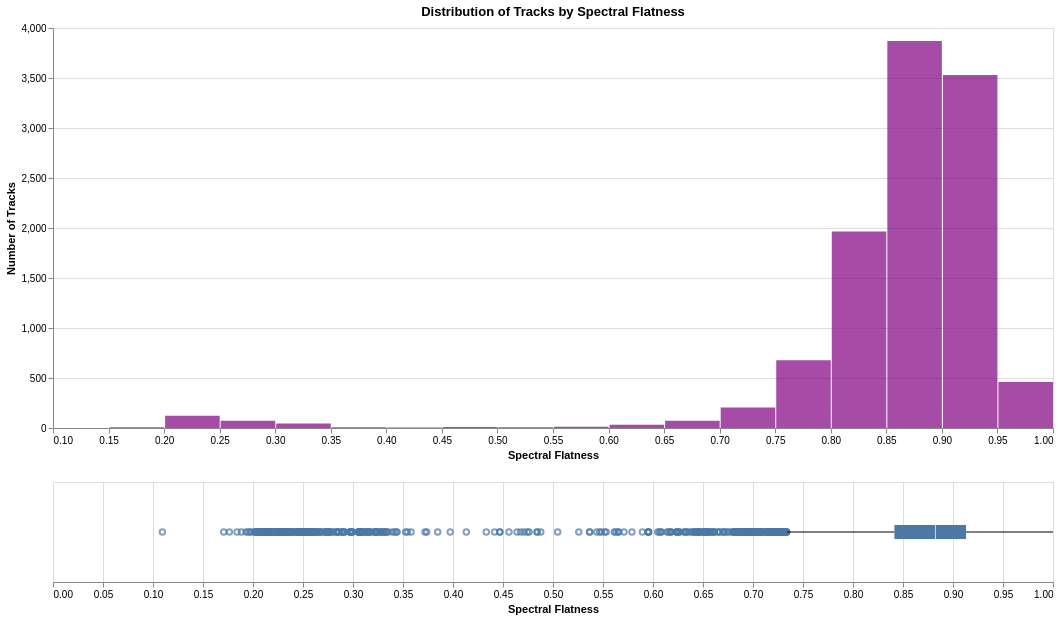

This figure's notebook cell:
### Markdown cell above
### flatness

### Code cell
analyze_distribution(df_tracks, 'flatness', 'flatness', 'purple')

### Figure 1 — Vega specification as saved in the notebook (floating-point values rounded to 4 significant figures; data arrays with more than 128 entries replaced by an {"elided": "..."} marker saying what was removed)
{"$schema": "https://vega.github.io/schema/vega/v5.json", "data": [{"name": "source_0"}, {"name": "data_0", "values": [{"__count": 1964, "bin_maxbins_40_flatness": 0.8, "bin_maxbins_40_flatness_end": 0.85}, {"__count": 72, "bin_maxbins_40_flatness": 0.65, "bin_maxbins_40_flatness_end": 0.7}, {"__count": 677, "bin_maxbins_40_flatness": 0.75, "bin_maxbins_40_flatness_end": 0.8}, {"__count": 3870, "bin_maxbins_40_flatness": 0.85, "bin_maxbins_40_flatness_end": 0.9}, {"__count": 3529, "bin_maxbins_40_flatness": 0.9, "bin_maxbins_40_flatness_end": 0.95}, {"__count": 33, "bin_maxbins_40_flatness": 0.6, "bin_maxbins_40_flatness_end": 0.65}, {"__count": 206, "bin_maxbins_40_flatness": 0.7, "bin_maxbins_40_flatness_end": 0.75}, {"__count": 72, "bin_maxbins_40_flatness": 0.25, "bin_maxbins_40_flatness_end": 0.3}, {"__count": 9, "bin_maxbins_40_flatness": 0.45, "bin_maxbins_40_flatness_end": 0.5}, {"__count": 461, "bin_maxbins_40_flatness": 0.95, "bin_maxbins_40_flatness_end": 1.0}, {"__count": 122, "bin_maxbins_40_flatness": 0.2, "bin_maxbins_40_flatness_end": 0.25}, {"__count": 13, "bin_maxbins_40_flatness": 0.55, "bin_maxbins_40_flatness_end": 0.6}, {"__count": 5, "bin_maxbins_40_flatness": 0.4, "bin_maxbins_40_flatness_end": 0.45}, {"__count": 46, "bin_maxbins_40_flatness": 0.3, "bin_maxbins_40_flatness_end": 0.35}, {"__count": 8, "bin_maxbins_40_flatness": 0.15, "bin_maxbins_40_flatness_end": 0.2}, {"__count": 7, "bin_maxbins_40_flatness": 0.5, "bin_maxbins_40_flatness_end": 0.55}, {"__count": 7, "bin_maxbins_40_flatness": 0.35, "bin_maxbins_40_flatness_end": 0.4}, {"__count": 1, "bin_maxbins_40_flatness": 0.1, "bin_maxbins_40_flatness_end": 0.15}]}, {"name": "data_1"}, {"name": "data_2", "values": {"elided": "507 records"}}, {"name": "data_3"}, {"name": "data_4", "values": [{"lower_box_flatness": 0.8414, "lower_whisker_flatness": 0.7342, "max_flatness": 1.0}]}, {"name": "data_5", "values": [{"max_flatness": 1.0, "upper_box_flatness": 0.9131, "upper_whisker_flatness": 1.0}]}, {"name": "data_6"}, {"name": "data_7", "values": [{"lower_box_flatness": 0.8414, "max_flatness": 1.0, "upper_box_flatness": 0.9131}]}, {"name": "data_8", "values": [{"lower_box_flatness": 0.8414, "max_flatness": 1.0, "mid_box_flatness": 0.8824, "upper_box_flatness": 0.9131}]}, {"name": "data_0_concat_0_y_domain___count", "values": [{"min": 1, "max": 3870}]}], "signals": [{"name": "concat_0_bin_maxbins_40_flatness_bins", "value": {"fields": ["flatness"], "fname": "bin_flatness", "start": 0.1, "step": 0.05, "stop": 1.0}}, {"name": "concat_0_height", "value": 400}, {"name": "concat_1_height", "value": 100}], "marks": [{"type": "group", "name": "concat_0_group", "encode": {"update": {"width": {"signal": "width"}, "height": {"signal": "concat_0_height"}}}, "marks": [{"type": "rect", "name": "concat_0_marks", "from": {"data": "data_0"}, "encode": {"update": {"tooltip": {"signal": "{\"Spectral Flatness\": !isValid(datum[\"bin_maxbins_40_flatness\"]) || !isFinite(+datum[\"bin_maxbins_40_flatness\"]) ? \"null\" : format(datum[\"bin_maxbins_40_flatness\"], \"\") + \" – \" + format(datum[\"bin_maxbins_40_flatness_end\"], \"\"), \"Number of Tracks\": format(datum[\"__count\"], \"\")}"}, "fill": {"value": "purple"}, "x2": {"field": "bin_maxbins_40_flatness", "scale": "concat_0_x", "offset": {"signal": "0.5 + (abs(scale(\"concat_0_x\", datum[\"bin_maxbins_40_flatness_end\"]) - scale(\"concat_0_x\", datum[\"bin_maxbins_40_flatness\"])) < 0.25 ? -0.5 * (0.25 - (abs(scale(\"concat_0_x\", datum[\"bin_maxbins_40_flatness_end\"]) - scale(\"concat_0_x\", datum[\"bin_maxbins_40_flatness\"])))) : 0.5)"}}, "x": {"field": "bin_maxbins_40_flatness_end", "scale": "concat_0_x", "offset": {"signal": "0.5 + (abs(scale(\"concat_0_x\", datum[\"bin_maxbins_40_flatness_end\"]) - scale(\"concat_0_x\", datum[\"bin_maxbins_40_flatness\"])) < 0.25 ? 0.5 * (0.25 - (abs(scale(\"concat_0_x\", datum[\"bin_maxbins_40_flatness_end\"]) - scale(\"concat_0_x\", datum[\"bin_maxbins_40_flatness\"])))) : -0.5)"}}, "y": {"field": "__count", "scale": "concat_0_y"}, "opacity": {"value": 0.7}, "y2": {"value": 0, "scale": "concat_0_y"}}}, "style": ["bar"]}], "axes": [{"scale": "concat_0_y", "maxExtent": 0, "minExtent": 0, "ticks": false, "orient": "left", "zindex": 0, "domain": false, "gridScale": "concat_0_x", "tickCount": {"signal": "ceil(concat_0_height/40)"}, "aria": false, "labels": false, "grid": true}, {"scale": "concat_0_x", "tickCount": {"signal": "ceil(width/10)"}, "zindex": 0, "labelOverlap": true, "grid": false, "title": "Spectral Flatness", "orient": "bottom", "labelFlush": true}, {"scale": "concat_0_y", "orient": "left", "grid": false, "tickCount": {"signal": "ceil(concat_0_height/40)"}, "labelOverlap": true, "zindex": 0, "title": "Number of Tracks"}], "title": {"text": "Distribution of Tracks by Spectral Flatness", "frame": "group"}, "style": "cell"}, {"type": "group", "name": "concat_1_group", "encode": {"update": {"height": {"signal": "concat_1_height"}, "width": {"signal": "width"}}}, "signals": [{"name": "height", "update": "concat_1_height"}], "marks": [{"type": "symbol", "name": "concat_1_layer_0_layer_0_marks", "from": {"data": "data_2"}, "encode": {"update": {"opacity": {"value": 0.7}, "fill": {"value": "transparent"}, "x": {"field": "flatness", "scale": "concat_1_x"}, "y": {"signal": "concat_1_height", "mult": 0.5}, "stroke": {"value": "#4c78a8"}}}, "style": ["point", "boxplot-outliers"]}, {"type": "rule", "name": "concat_1_layer_0_layer_1_layer_0_marks", "from": {"data": "data_4"}, "encode": {"update": {"tooltip": {"signal": "format(datum[\"max_flatness\"], \"\")"}, "x": {"field": "lower_whisker_flatness", "scale": "concat_1_x"}, "stroke": {"value": "black"}, "y": {"signal": "concat_1_height", "mult": 0.5}, "x2": {"field": "lower_box_flatness", "scale": "concat_1_x"}}}, "aria": false, "style": ["rule", "boxplot-rule"]}, {"type": "rule", "name": "concat_1_layer_0_layer_1_layer_1_marks", "from": {"data": "data_5"}, "encode": {"update": {"tooltip": {"signal": "format(datum[\"max_flatness\"], \"\")"}, "x": {"field": "upper_box_flatness", "scale": "concat_1_x"}, "stroke": {"value": "black"}, "y": {"signal": "concat_1_height", "mult": 0.5}, "x2": {"field": "upper_whisker_flatness", "scale": "concat_1_x"}}}, "style": ["rule", "boxplot-rule"], "aria": false}, {"type": "rect", "name": "concat_1_layer_1_layer_0_marks", "from": {"data": "data_7"}, "encode": {"update": {"x": {"field": "lower_box_flatness", "scale": "concat_1_x"}, "yc": {"signal": "concat_1_height", "mult": 0.5}, "x2": {"field": "upper_box_flatness", "scale": "concat_1_x"}, "tooltip": {"signal": "format(datum[\"max_flatness\"], \"\")"}, "height": {"value": 14}, "fill": {"value": "#4c78a8"}}}, "style": ["bar", "boxplot-box"]}, {"type": "rect", "name": "concat_1_layer_1_layer_1_marks", "from": {"data": "data_8"}, "encode": {"update": {"opacity": {"value": 0.7}, "height": {"value": 14}, "yc": {"signal": "concat_1_height", "mult": 0.5}, "width": {"value": 1}, "tooltip": {"signal": "format(datum[\"max_flatness\"], \"\")"}, "fill": [{"value": "#4c78a8", "test": "datum['lower_box_flatness'] >= datum['upper_box_flatness']"}, {"value": "white"}], "xc": {"field": "mid_box_flatness", "scale": "concat_1_x"}}}, "style": ["tick", "boxplot-median"], "aria": false}], "axes": [{"scale": "concat_1_x", "maxExtent": 0, "labels": false, "zindex": 0, "domain": false, "ticks": false, "orient": "bottom", "tickCount": {"signal": "ceil(width/40)"}, "grid": true, "aria": false, "minExtent": 0}, {"scale": "concat_1_x", "labelFlush": true, "labelOverlap": true, "orient": "bottom", "title": "Spectral Flatness", "tickCount": {"signal": "ceil(width/40)"}, "zindex": 0, "grid": false}], "style": "cell"}], "scales": [{"name": "concat_0_x", "type": "linear", "domain": {"signal": "[concat_0_bin_maxbins_40_flatness_bins.start, concat_0_bin_maxbins_40_flatness_bins.stop]"}, "range": [0, {"signal": "width"}], "bins": {"signal": "concat_0_bin_maxbins_40_flatness_bins"}, "zero": false}, {"name": "concat_0_y", "type": "linear", "domain": [{"signal": "(data(\"data_0_concat_0_y_domain___count\")[0] || {}).min"}, {"signal": "(data(\"data_0_concat_0_y_domain___count\")[0] || {}).max"}], "range": [{"signal": "concat_0_height"}, 0], "zero": true, "nice": true}, {"name": "concat_1_x", "type": "linear", "domain": {"fields": [{"data": "data_2", "field": "flatness"}, {"data": "data_4", "field": "lower_whisker_flatness"}, {"data": "data_4", "field": "lower_box_flatness"}, {"data": "data_5", "field": "upper_box_flatness"}, {"data": "data_5", "field": "upper_whisker_flatness"}, {"data": "data_7", "field": "lower_box_flatness"}, {"data": "data_7", "field": "upper_box_flatness"}, {"data": "data_8", "field": "mid_box_flatness"}]}, "range": [0, {"signal": "width"}], "nice": true, "zero": true}], "background": "white", "width": 1000, "layout": {"padding": 20, "columns": 1, "bounds": "full", "align": "each"}, "padding": 5}
